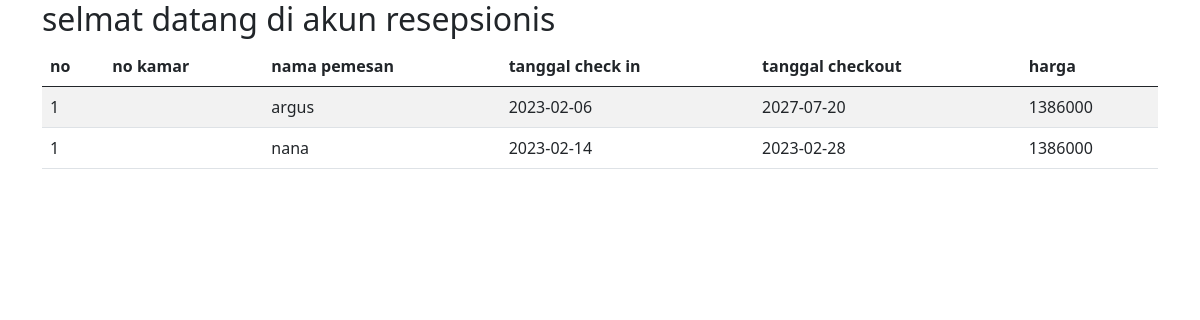
/resepsionis.php (signed in), run on the app's committed database.
### tables this page shows
CREATE TABLE IF NOT EXISTS `pemesanan` (
  `id_pemesanan` int NOT NULL AUTO_INCREMENT,
  `no_kamar` int NOT NULL,
  `id_user` int NOT NULL,
  `checkin` date NOT NULL,
  `checkout` date NOT NULL,
  `harga` double NOT NULL,
  PRIMARY KEY (`id_pemesanan`)
);

CREATE TABLE IF NOT EXISTS `user` (
  `id_user` int NOT NULL AUTO_INCREMENT,
  `username` varchar(50) NOT NULL,
  `password` varchar(50) NOT NULL,
  `user_type` enum('tamu','resepsionis','administator') NOT NULL,
  PRIMARY KEY (`id_user`)
);

### resepsionis.php (the view, shortened to what this page needs)
<!DOCTYPE html>
<html lang="en">
<head>
    <link href="https://cdn.jsdelivr.net/npm/bootstrap@5.0.2/dist/css/bootstrap.min.css" rel="stylesheet">
</head>
<body>
    <div class="container">
    <h2>selmat datang di akun resepsionis</h2>
    <table class="table table-striped">
    <thead>
        <tr>
            <th>no</th>
            <th>no kamar</th>
            <th>nama pemesan</th>
            <th>tanggal check in</th>
            <th>tanggal checkout</th>
            <th>harga</th>
        </tr>
    </thead>
    <tbody>
        <?php
        include 'koneksi.php';
        $p = "select * from pemesanan
                        join user
                        on
                        pemesanan.id_user = user.id_user ";
        $eksek = mysqli_query($koneksi, $p);
        while ($pop = mysqli_fetch_assoc($eksek)) { ;
        $no = 1 ; ?>
        <tr>
            <td><?= $no++ ;?></td>
            <td><?= $pop ['type_kamar_id'];?></td>
            <td><?= $pop ['username'];?></td>
            <td><?= $pop ['checkin'];?></td>
            <td><?= $pop ['checkout'];?></td>
            <td><?= $pop ['harga'];?></td>
        </tr>
        <?php } ?>
    </tbody>
</table>
    </div>
</body>
</html>

### data on the page
pemesanan: id_user.username "argus", checkin "2023-02-06", checkout "2027-07-20", harga "1386000"
pemesanan: id_user.username "nana", checkin "2023-02-14", checkout "2023-02-28", harga "1386000"
